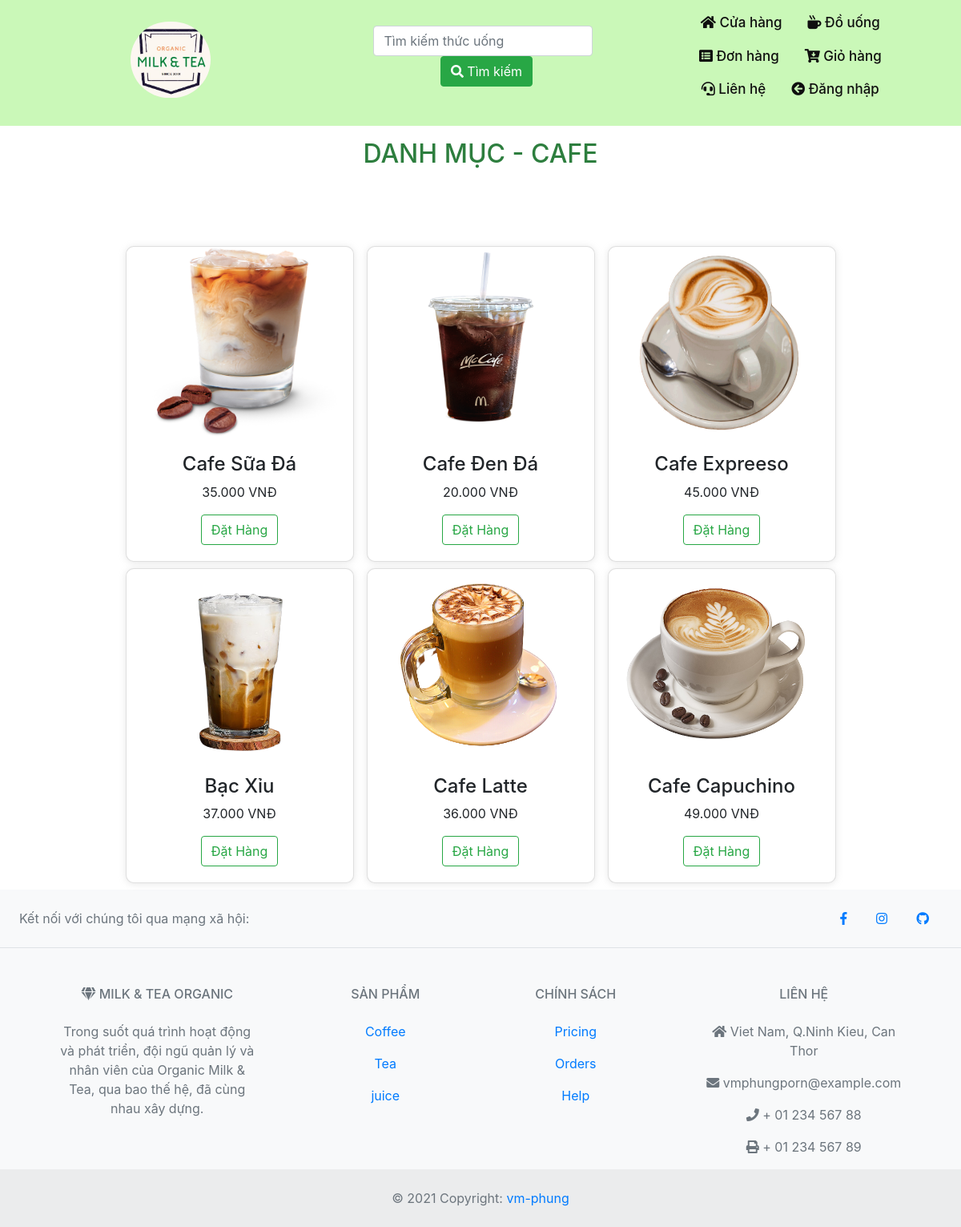
Page /product-cat.php?cat_id=1 on the committed database.
### tables this page shows
CREATE TABLE `tbl_category` (
  `cat_id` int(11) UNSIGNED NOT NULL,
  `cat_name` varchar(100) NOT NULL,
  `cat_img` varchar(255) NOT NULL
);

CREATE TABLE `tbl_product` (
  `pro_id` int(11) UNSIGNED NOT NULL,
  `pro_name` varchar(100) NOT NULL,
  `cat_id` int(11) UNSIGNED NOT NULL,
  `price` varchar(255) NOT NULL,
  `img` varchar(255) NOT NULL,
  `decription` text NOT NULL
);

### product-cat.php (the view, shortened to what this page needs)
<?php
try {
    include('lib/header.php');
    $dbh = getDB();
    if (isset($_GET['cat_id'])) {
        $cat_id = $_GET['cat_id'];
        $stmt = $dbh->prepare("select * from tbl_category where cat_id='$cat_id'");
        $stmt->execute();
        $rows = $stmt->fetchAll();
        $stmt2 = $dbh->prepare("select * from tbl_product where cat_id='$cat_id'");
        $stmt2->execute();
        $rows2 = $stmt2->fetchAll();
    }
}
catch (PDOException $ex) {
    exit("Da co loi xay ra: " . $ex->getMessage());
}
?>
<div class="container">
    <?php
foreach ($rows as $category) {
?>
    <h2 class="text-center my-3 text-uppercase">DANH MỤC -
        <?php echo $category['cat_name']?>
    </h2>
    <?php
}
?>
    <div class="separator-icon gray"></div>
    <div class="row d-lex justify-content-center">
        <?php
            foreach ($rows2 as $product) {
            ?>
            <div class="card mb-2 mx-2 col-lg-3 col-md-4 col-12" style="width: 16rem;">
            <img class="card-img-top" src="img/<?php echo $product['img']?>" alt="Card image cap" width="237px" height="237px">
            <div class="card-body text-center">
                <h4>
                    <?php echo $product['pro_name']?>
                </h4>
                <p>
                    <?php echo $product['price'] . ' VNĐ'; ?>
                </p>
                <a href="detail.php?pro_id=<?php echo $product['pro_id']?>" class="btn btn-outline-success">Đặt Hàng</a>
            </div>
            </div>
            <?php
            }
        ?>
    </div>
</div>
<?php include('lib/footer.php'); ?>

### lib/header.php (shortened to what this page needs)
<!DOCTYPE hmtl>
<html lang="en">
    <head>
        <link rel="stylesheet" href="https://cdn.jsdelivr.net/npm/bootstrap@4.0.0/dist/css/bootstrap.min.css">
        <link rel="stylesheet" href="https://use.fontawesome.com/releases/v5.7.0/css/all.css">
        <link rel="stylesheet" href="css/style.css">
    </head>
    <body>
    <nav class="navbar navbar-expand-md ">
            <div class="logo col-sm mb-2 d-flex justify-content-center">
                <a href="index.php"><img src="img/logo.jpg" alt="" width="100" height="95"></a>
            </div>
        <form class="form-inline col-sm justify-content-center" method="post" action='search.php'>
            <input class="form-control mr-sm-2" type="search" placeholder="Tìm kiếm thức uống" name="search">
            <button class="btn btn-success  my-sm-0" type="submit"><i class="fas fa-search"></i> Tìm kiếm</button>
        </form>
        <ul class="nav col justify-content-center mb-3 nav-bar-right">
            <li class="nav-item">
                <a class="nav-link" href="index.php"> <i class="fas fa-home"></i> Cửa hàng</a>
            </li>
            <li class="nav-item">
                <a class="nav-link" href="product.php"><i class="fas fa-mug-hot"></i> Đồ uống</a>
            </li>
            <?php
                    if(isset($_SESSION['login'])){
                        ?>
                            <li class="nav-item">
                                <a class="nav-link" href="order.php"><i class="fas fa-list-alt"></i> Đơn hàng <span class="badge badge-light"><?php echo $count2 ?></span></a>
                            </li>
                            <li class="nav-item">
                                <a class="nav-link" href="cart.php"><i class="fas fa-cart-arrow-down"></i> Giỏ hàng <span class="badge badge-light"><?php echo $count ?></span></a>
                            </li>
                            <li class="nav-item">
                                <a class="nav-link" href="#"><i class="fas fa-headset"></i> Liên hệ</a>
                            </li>
                            <li class="nav-item">
                                <a class="nav-link" href="logout.php"><i class="fas fa-arrow-alt-circle-right"></i> Đăng xuất</a>
                            </li>
                        <?php
                    }else{
                        ?>
                            <li class="nav-item">
                                <a class="nav-link" href="login.php"><i class="fas fa-list-alt"></i> Đơn hàng <span class="badge badge-light"></span></a>
                            </li>
                            <li class="nav-item">
                                <a class="nav-link" href="login.php"><i class="fas fa-cart-arrow-down"></i> Giỏ hàng <span class="badge badge-light"></span></a>
                            </li>
                            <li class="nav-item">
                                <a class="nav-link" href="#"><i class="fas fa-headset"></i> Liên hệ</a>
                            </li>
                            <li class="nav-item">
                                <a class="nav-link" href="login.php"><i class="fas fa-arrow-circle-left"></i> Đăng nhập</a>
                            </li>
                        <?php
                    }
            ?>
        </ul>
    </nav>

### lib/footer.php
<footer class="text-center text-lg-start bg-light text-muted">
    <section class="d-flex justify-content-center justify-content-lg-between p-4 border-bottom">
        <div class="me-5 d-none d-lg-block">
        <span>Kết nối với chúng tôi qua mạng xã hội: </span>
        </div>
        <div>
        <a href="" class="me-4 text-reset mx-3">
            <i class="fab fa-facebook-f"></i>
        </a>
        <a href="" class="me-4 text-reset mx-3">
            <i class="fab fa-instagram"></i>
        </a>
        <a href="" class="me-4 text-reset mx-3">
            <i class="fab fa-github"></i>
        </a>
        </div>
    </section>
    <section class="">
        <div class="container text-center text-md-start mt-5">
        <div class="row mt-3">
            <div class="col-md-3 col-lg-4 col-xl-3 mx-auto mb-4">
            <h6 class="text-uppercase fw-bold mb-4">
                <i class="fas fa-gem me-3"></i> Milk & Tea Organic
            </h6>
            <p>
                Trong suốt quá trình hoạt động và phát triển, đội ngũ quản lý và
                nhân viên của Organic Milk & Tea, qua bao thế hệ, đã cùng nhau
                xây dựng.
            </p>
            </div>
            <div class="col-md-2 col-lg-2 col-xl-2 mx-auto mb-4">
            <h6 class="text-uppercase fw-bold mb-4">
                Sản Phẩm
            </h6>
            <p>
                <a href="#!" class="text-reset">Coffee</a>
            </p>
            <p>
                <a href="#!" class="text-reset">Tea</a>
            </p>
            <p>
                <a href="#!" class="text-reset">juice</a>
            </p>
            </div>
            <div class="col-md-3 col-lg-2 col-xl-2 mx-auto mb-4">
            <h6 class="text-uppercase fw-bold mb-4">
               Chính Sách
            </h6>
            <p>
                <a href="#!" class="text-reset">Pricing</a>
            </p>
            <p>
                <a href="#!" class="text-reset">Orders</a>
            </p>
            <p>
                <a href="#!" class="text-reset">Help</a>
            </p>
            </div>
            <div class="col-md-4 col-lg-3 col-xl-3 mx-auto mb-md-0 mb-4">
            <h6 class="text-uppercase fw-bold mb-4">Liên hệ</h6>
            <p><i class="fas fa-home me-3"></i> Viet Nam, Q.Ninh Kieu, Can Thor</p>
            <p>
                <i class="fas fa-envelope me-3"></i>
                vmphungporn@example.com
            </p>
            <p><i class="fas fa-phone me-3"></i> + 01 234 567 88</p>
            <p><i class="fas fa-print me-3"></i> + 01 234 567 89</p>
            </div>
        </div>
        </div>
    </section>
    <div class="text-center p-4" style="background-color: rgba(0, 0, 0, 0.05);">
        © 2021 Copyright:
        <a class="text-reset fw-bold" href="#">vm-phung</a>
    </div>
    </footer>
    </body>
</html>

### css/style.css (style rules this page uses)
.navbar { background-color: rgb(202, 248, 184); top: 0; position: sticky; z-index: 16; }
.logo img { border-radius: 100px; }
.nav-bar-right li a { color: rgb(15, 15, 15) !important; font-size: 17px; font-family: inherit; font-weight: 500; }
h2.text-center { color: rgb(45, 126, 62); }
.separator-icon { background: url('https://phuclong.com.vn/images/icon_tealeaves.png'); background-repeat: no-repeat; background-position: center; position: relative; width: 300px; height: 50px; margin: 0 auto; margin-bottom: 30px; }
div.card.mb-2 { border-radius: 10px; box-shadow: 0 1px 8px 0 rgba(168, 168, 168, 0.27); }

### rows in the picture
tbl_category: cat_name "CAFE"
tbl_product: img (picture), pro_name "Cafe Sữa Đá", price "35.000"
tbl_product: img (picture), pro_name "Cafe Đen Đá", price "20.000"
tbl_product: img (picture), pro_name "Cafe Expreeso", price "45.000"
tbl_product: img (picture), pro_name "Bạc Xỉu", price "37.000"
tbl_product: img (picture), pro_name "Cafe Latte", price "36.000"
tbl_product: img (picture), pro_name "Cafe Capuchino", price "49.000"
